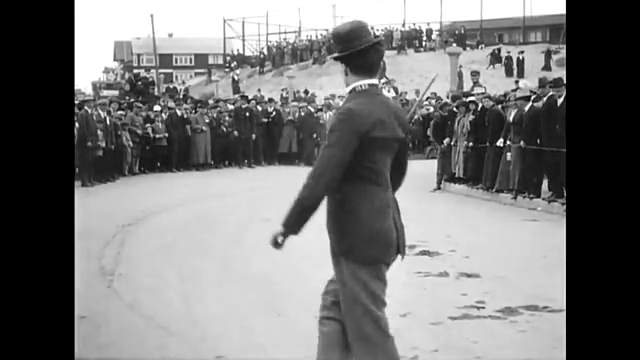
#> input picture frame 17 of Procesamiento avanzado de senales/Practicas_Jupyter/Modulo3/chaplin.mp4, 640 x 360 px, given in place of vtest.avi, which was not available
$ python mog.py
#> lines starting #> are read from the running program, lines starting #| are printed output that depends on the picture; after the words box and inside, x2 and y2 are one past the last pixel; in counts of white or black regions, pixels touching at a corner belong together; pictures that were not available may be replaced by others from this repository, and a replacement may not be noted
#!/usr/bin/env python3
# -*- coding: utf-8 -*-
"""
Created on Sat Aug  3 17:51:08 2019

@author: Gustavo
"""

import cv2
import numpy as np

#######################################
cap = cv2.VideoCapture('vtest.avi')
fgbg = cv2.bgsegm.createBackgroundSubtractorMOG()

while(1):
    ret, frame = cap.read()
#> frame is the input picture: shape (360, 640, 3); min 0, max 255, mean 121
    fgmask = fgbg.apply(frame)
#> fgmask: shape (360, 640); every value is 0
    cv2.imshow('frame',fgmask)
    k = cv2.waitKey(30) & 0xff
#> (key q is pressed here)
    if k == ord('q'):
        break
cap.release()
cv2.destroyAllWindows()


#######################################
cap = cv2.VideoCapture('vtest.avi')
fgbg = cv2.createBackgroundSubtractorMOG2()

while(1):
    ret, frame = cap.read()

    mask=cv2.blur(frame,(5,5))
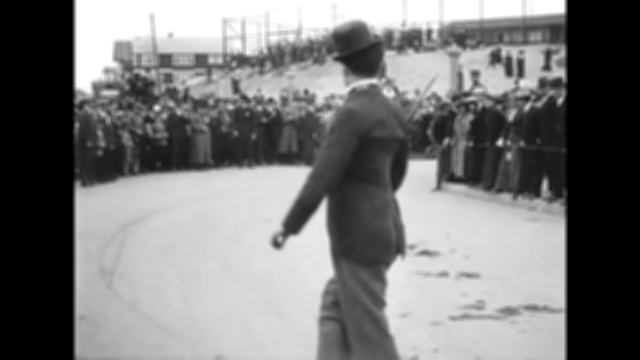
#> mask: shape (360, 640, 3); min 0, max 255, mean 121
    fgmask = fgbg.apply(mask)
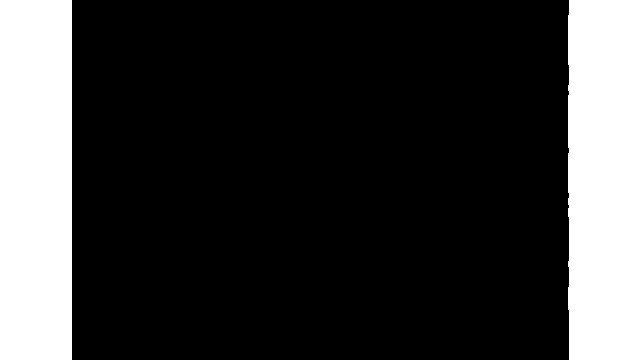
#> fgmask: shape (360, 640); values 127 (black) and 255 (white), 22.4% white; 2 white regions, box (x1, y1, x2, y2) and area: (0, 0, 72, 360) 25920, (568, 0, 640, 360) 25754

    cv2.imshow('fgmask',frame)
    cv2.imshow('frame',fgmask)


    k = cv2.waitKey(30) & 0xff
#> (key q is pressed here)
    if k == ord('q'):
        break

cap.release()
cv2.destroyAllWindows()


#######################################
cap = cv2.VideoCapture('vtest.avi')
kernel = cv2.getStructuringElement(cv2.MORPH_ELLIPSE,(3,3))
#> (the run stopped early here; a loop or call above may not have finished)

$ run again, starting later in the video
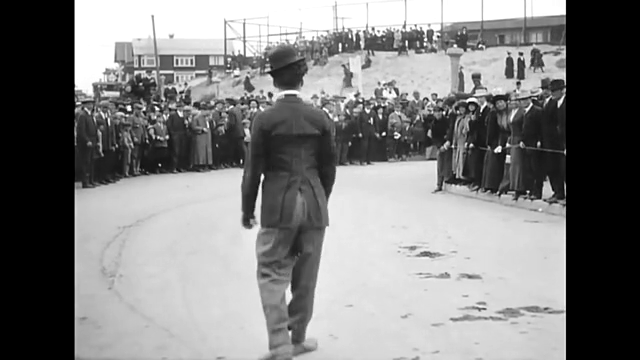
#> input picture frame 77 of Procesamiento avanzado de senales/Practicas_Jupyter/Modulo3/chaplin.mp4, 640 x 360 px, given in place of vtest.avi, which was not available
#> frame is the input picture: shape (360, 640, 3); min 0, max 255, mean 128.1
#> `mask=cv2.blur(frame,(5,5))`:
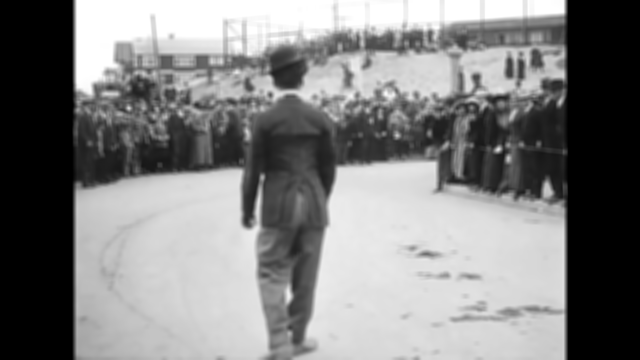
#> mask: shape (360, 640, 3); min 0, max 255, mean 128.1

$ run again, starting later in the video
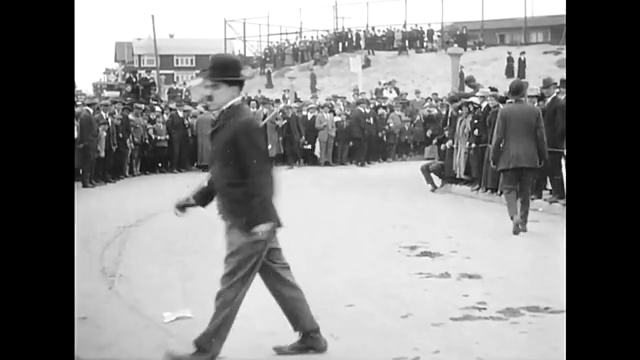
#> input picture frame 137 of Procesamiento avanzado de senales/Practicas_Jupyter/Modulo3/chaplin.mp4, 640 x 360 px, given in place of vtest.avi, which was not available
#> frame is the input picture: shape (360, 640, 3); min 0, max 255, mean 134.5
#> `mask=cv2.blur(frame,(5,5))`:
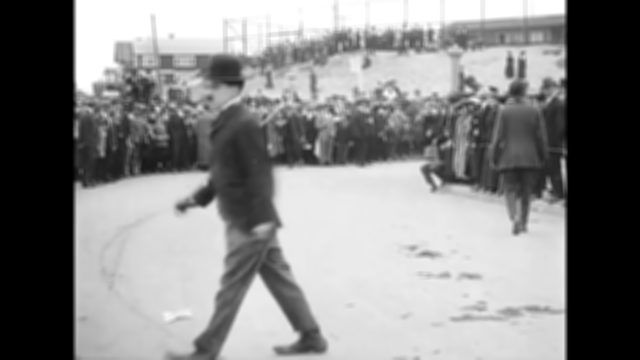
#> mask: shape (360, 640, 3); min 0, max 255, mean 134.5
